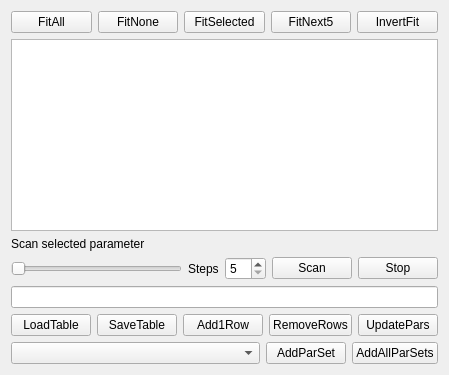
       <widget class="QWidget" name="tab_12">
        <attribute name="title">
         <string>Grid</string>
        </attribute>
        <layout class="QVBoxLayout" name="verticalLayout_8">
         <item>
          <layout class="QHBoxLayout" name="horizontalLayout_16">
           <item>
            <widget class="QPushButton" name="pushButton_fit_all">
             <property name="text">
              <string>FitAll</string>
             </property>
            </widget>
           </item>
           <item>
            <widget class="QPushButton" name="pushButton_fit_none">
             <property name="text">
              <string>FitNone</string>
             </property>
            </widget>
           </item>
           <item>
            <widget class="QPushButton" name="pushButton_fit_selected">
             <property name="text">
              <string>FitSelected</string>
             </property>
            </widget>
           </item>
           <item>
            <widget class="QPushButton" name="pushButton_fit_next_5">
             <property name="text">
              <string>FitNext5</string>
             </property>
            </widget>
           </item>
           <item>
            <widget class="QPushButton" name="pushButton_invert_fit">
             <property name="text">
              <string>InvertFit</string>
             </property>
            </widget>
           </item>
          </layout>
         </item>
         <item>
          <widget class="QTableWidget" name="tableWidget_pars">
           <property name="sizePolicy">
            <sizepolicy hsizetype="Expanding" vsizetype="Expanding">
             <horstretch>0</horstretch>
             <verstretch>0</verstretch>
            </sizepolicy>
           </property>
          </widget>
         </item>
         <item>
          <widget class="QLabel" name="label_9">
           <property name="text">
            <string>Scan selected parameter</string>
           </property>
          </widget>
         </item>
         <item>
          <layout class="QHBoxLayout" name="horizontalLayout_11">
           <item>
            <widget class="QSlider" name="horizontalSlider_par">
             <property name="orientation">
              <enum>Qt::Horizontal</enum>
             </property>
            </widget>
           </item>
           <item>
            <widget class="QLabel" name="label_5">
             <property name="text">
              <string>Steps</string>
             </property>
            </widget>
           </item>
           <item>
            <widget class="QSpinBox" name="spinBox_steps">
             <property name="minimum">
              <number>5</number>
             </property>
            </widget>
           </item>
           <item>
            <widget class="QPushButton" name="pushButton_scan">
             <property name="text">
              <string>Scan</string>
             </property>
            </widget>
           </item>
           <item>
            <widget class="QPushButton" name="pushButton_stop_scan">
             <property name="text">
              <string>Stop</string>
             </property>
            </widget>
           </item>
          </layout>
         </item>
         <item>
          <widget class="QLineEdit" name="lineEdit_scan_par"/>
         </item>
         <item>
          <layout class="QHBoxLayout" name="horizontalLayout_14">
           <item>
            <widget class="QPushButton" name="pushButton_load_table">
             <property name="text">
              <string>LoadTable</string>
             </property>
            </widget>
           </item>
           <item>
            <widget class="QPushButton" name="pushButton_save_table">
             <property name="text">
              <string>SaveTable</string>
             </property>
            </widget>
           </item>
           <item>
            <widget class="QPushButton" name="pushButton_add_one_row">
             <property name="text">
              <string>Add1Row</string>
             </property>
            </widget>
           </item>
           <item>
            <widget class="QPushButton" name="pushButton_remove_rows">
             <property name="text">
              <string>RemoveRows</string>
             </property>
            </widget>
           </item>
           <item>
            <widget class="QPushButton" name="pushButton_update_pars">
             <property name="text">
              <string>UpdatePars</string>
             </property>
            </widget>
           </item>
          </layout>
         </item>
         <item>
          <layout class="QHBoxLayout" name="horizontalLayout_15">
           <item>
            <widget class="QComboBox" name="comboBox_register_par_set"/>
           </item>
           <item>
            <widget class="QPushButton" name="pushButton_add_par_set">
             <property name="sizePolicy">
              <sizepolicy hsizetype="Maximum" vsizetype="Fixed">
               <horstretch>0</horstretch>
               <verstretch>0</verstretch>
              </sizepolicy>
             </property>
             <property name="text">
              <string>AddParSet</string>
             </property>
            </widget>
           </item>
           <item>
            <widget class="QPushButton" name="pushButton_add_all_pars">
             <property name="sizePolicy">
              <sizepolicy hsizetype="Maximum" vsizetype="Fixed">
               <horstretch>0</horstretch>
               <verstretch>0</verstretch>
              </sizepolicy>
             </property>
             <property name="text">
              <string>AddAllParSets</string>
             </property>
            </widget>
           </item>
          </layout>
         </item>
        </layout>
       </widget>
